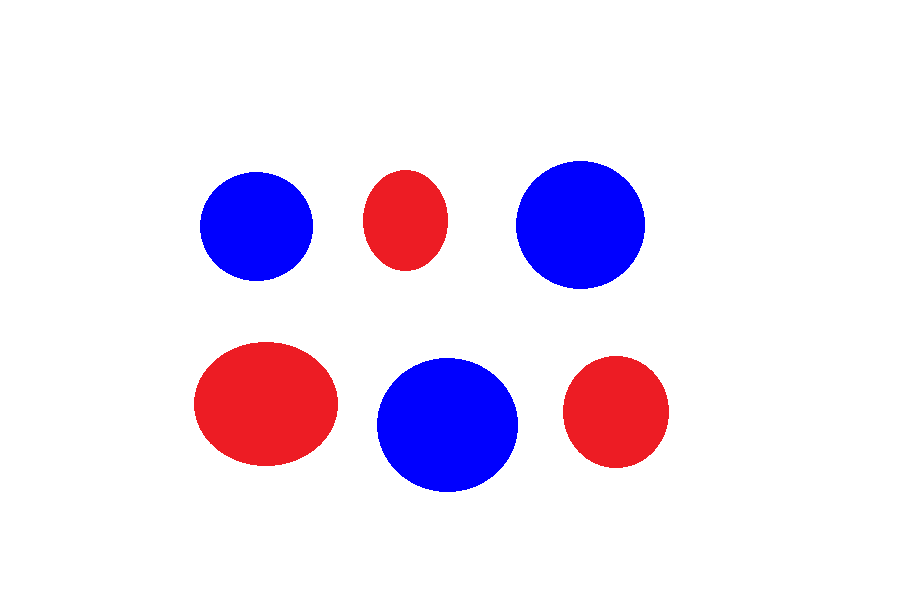
#> input picture A4/colors.png, 912 x 610 px
$ python a4.py
#> lines starting #> are read from the running program, lines starting #| are printed output that depends on the picture; after the words box and inside, x2 and y2 are one past the last pixel; in counts of white or black regions, pixels touching at a corner belong together
import numpy as np
import cv2

im = cv2.imread('colors.png')
#> im is the input picture: shape (610, 912, 3); mean B, G, R 243.2, 225.6, 236.9
print(type(im))
#| <class 'numpy.ndarray'>

hsv = cv2.cvtColor(im,cv2.COLOR_BGR2HSV)
#> hsv: shape (610, 912, 3); mean H, S, V 17.8, 29.3, 254

lower_range = np.array([100,50,50])
upper_range = np.array([130,255,255])

mask = cv2.inRange(hsv,lower_range,upper_range)
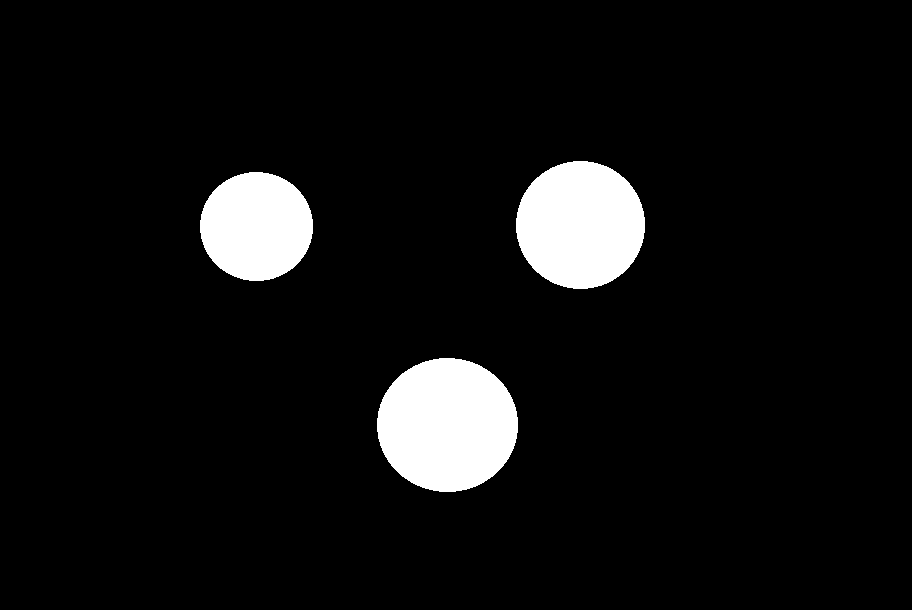
#> mask: shape (610, 912); 6.7% white; 3 white regions, box (x1, y1, x2, y2) and area: (377, 358, 518, 492) 14827, (516, 161, 645, 289) 12961, (200, 172, 313, 281) 9673

cv2.imshow('image',im)
cv2.imshow('mask',mask)

while(True):
    if cv2.waitKey(0) & 0xFF == ord('q'):
#> (key q is pressed here)
        break
cv2.destroyAllWindows()
